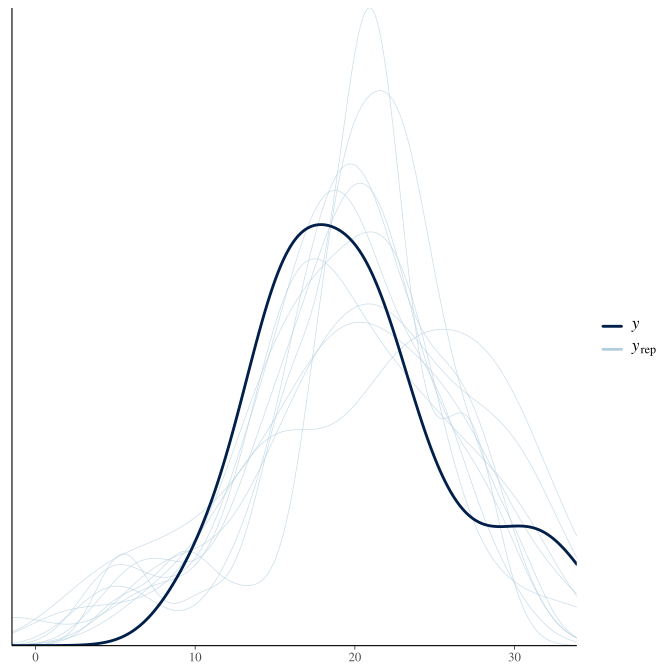

Write the R code that produced this figure.
library(brms)
library(ggplot2)
library(bayesplot)
library(svglite)

brms_fit <- brm(mpg ~ wt + am, data = mtcars)

p1 <- pp_check(brms_fit, nreps = 10, seed = 123)
ggsave("pp_check_brms.svg", plot = p1, device = "svg")

p2 <- pp_check(brms_fit, nreps = 10, seed = 123, type = "ecdf_overlay")
ggsave("pp_check_brms_ecdf.svg", plot = p2, device = "svg")
